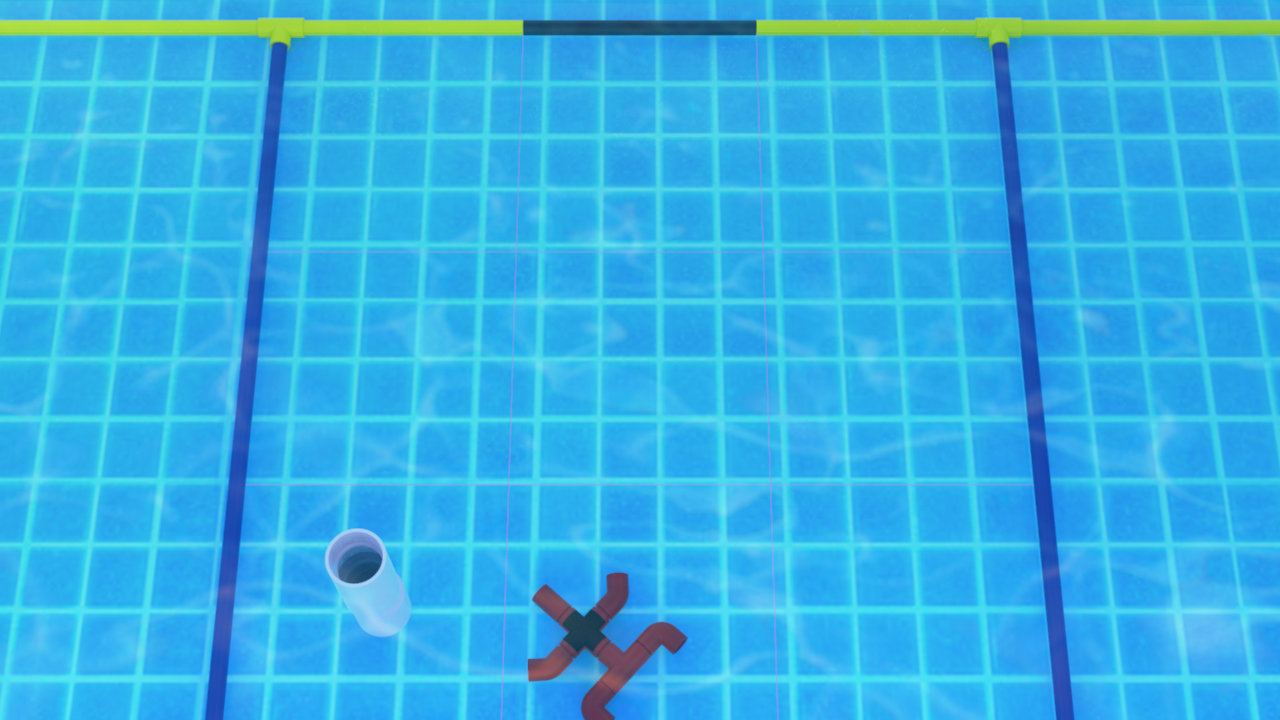
#> input picture mapping/1.jpg, 1280 x 720 px
$ python map.py
#> lines starting #> are read from the running program, lines starting #| are printed output that depends on the picture; after the words box and inside, x2 and y2 are one past the last pixel; in counts of white or black regions, pixels touching at a corner belong together; long printed decimals are rounded
### mapping/lines_distance.py
import cv2
import math
import numpy as np

def get_vertex_count(cnt):
    peri = cv2.arcLength(cnt, True)
    approx = cv2.approxPolyDP(cnt, 0.1 * peri, True)
    return len(approx)

def get_blue_mask(frame):
    hsv = cv2.cvtColor(frame, cv2.COLOR_BGR2HSV)
    lower_blue = np.array([105, 130, 50])
    upper_blue = np.array([130, 255, 200])
    mask = cv2.inRange(hsv, lower_blue, upper_blue)
    ret, thresh = cv2.threshold(mask, 127, 255, 0)
    cv2.imshow("thresh",thresh)
    cv2.waitKey(0)
    return thresh

def get_largest_two_contours(thresh):
    kernel = cv2.getStructuringElement(cv2.MORPH_RECT, (15, 15))
    thresh = cv2.morphologyEx(thresh, cv2.MORPH_CLOSE, kernel)
    cv2.imshow("thresh", thresh)
    contours, hierarchy = cv2.findContours(thresh, cv2.RETR_TREE, cv2.CHAIN_APPROX_SIMPLE)
    contours = [c for c in contours if get_vertex_count(c) == 2]
    largest_two_contours = sorted(contours, key=cv2.contourArea, reverse=True)[:2]
    return largest_two_contours

def get_blue_line_contours(frame):
    # frame = cv2.resize(frame, (600, 400))
    thresh = get_blue_mask(frame)
    return get_largest_two_contours(thresh)

def midpoint(cnt):
    topmost = tuple(cnt[cnt[:, :, 1].argmin()][0])
    bottommost = tuple(cnt[cnt[:, :, 1].argmax()][0])
    mid = (bottommost[0] + topmost[0]) / 2, (bottommost[1] + topmost[1]) / 2
    return mid

def get_distance(cnt1, cnt2):
    m1 = midpoint(cnt1)
    m2 = midpoint(cnt2)
    distance = math.sqrt(pow(m1[0] - m2[0], 2) + pow(m1[1] - m2[1], 2))
    return distance

### mapping/equation.py
import math

class equation:
    def __init__(self, x1, y1, x2, y2):
        self.x1 = x1
        self.y1 = y1
        self.x2 = x2
        self.y2 = y2
        self.Vflag = False
        if x1 == x2 :
            self.slope = 99999999999999999999
            self.Vflag = True
        else:
            self.slope = (y2-y1) / (x2-x1)

        if self.slope == 0 :
            self.theta = - math.pi / 2
        else:
            self.theta = math.atan(-1 / self.slope)
        self.rho = math.sin(self.theta) * (self.y1 - self.slope * self.x1)

    def length(self):
        return math.sqrt((self.y2 - self.y1) ** 2 + (self.x2 - self.x1) ** 2)

    def distance_from(self, line):
        if self.Vflag or line.Vflag :
            return abs(self.x1 - line.x1)

        ## Approch 1
        cx1 = (self.x1 + self.x2) / 2
        cy1 = (self.y1 + self.y2) / 2
        cx2 = (line.x1 + line.x2) / 2
        cy2 = (line.y1 + line.y2) / 2
        a1 =  math.sqrt((cy1 - cy2) ** 2 + (cx1 - cx2) ** 2)

        ## Approch 2
        m = (self.slope + line.slope) / 2
        b1 = self.y1 - m * self.x1
        b2 = line.y1 - m * line.x1
        a2 = abs(b1 - b2) / math.sqrt(m ** 2 + 1)
        return min(a1, a2)

    def y_equal(self, x):
        return self.slope * (x - self.x1) + self.y1


    def x_equal(self, y):
        if self.Vflag : return self.x1
        return (y - self.y1) / self.slope + self.x1

    def is_vertical(self):
        if self.Vflag  or self.slope > 1 or self.slope < -1:
            return True
        return False


    def info(self):
        return self.x1, self.y1, self.x2, self.y2

### mapping/map.py
import numpy as np
from equation import equation
from lines_distance import *
import cv2
import math

def main():

    # to calc time
    e1 = cv2.getTickCount()

    # read image
    image_path = "1.jpg"
    image = cv2.imread(image_path)
#> image is the input picture: shape (720, 1280, 3); mean B, G, R 229.1, 176, 51.9

    # get distance between blue lines
    cnt1, cnt2 = get_blue_line_contours(image)
#> in get_largest_two_contours, `contours, hierarchy = cv2.findContours(thresh, cv2.RETR_TREE, cv2.CHAI..`: contours = 47 contours, 37 with area under 20; largest, box (x1, y1, x2, y2) and area: (992, 43, 1074, 720) 10192, (205, 43, 287, 720) 10033, (337, 546, 382, 583) 774, (566, 647, 594, 669) 144, (558, 624, 572, 646) 116
#> in get_largest_two_contours, `contours = [c for c in contours if get_vertex_count(c) == 2]`: contours = 31 contours, 26 with area under 20; largest, box (x1, y1, x2, y2) and area: (992, 43, 1074, 720) 10192, (205, 43, 287, 720) 10033, (337, 546, 382, 583) 774, (654, 647, 682, 655) 59, (581, 699, 585, 720) 20
#> in get_largest_two_contours, `largest_two_contours = sorted(contours, key=cv2.contourArea, reverse=T..`: largest_two_contours = 2 contours; box (x1, y1, x2, y2) and area: (992, 43, 1074, 720) 10192, (205, 43, 287, 720) 10033
#> cnt1 = contour of 272 points, box (x1, y1, x2, y2) (992, 43, 1074, 720), area 10192; cnt2 = contour of 272 points, box (x1, y1, x2, y2) (205, 43, 287, 720), area 10033
    distance = get_distance(cnt1, cnt2)
#> in midpoint, `topmost = tuple(cnt[cnt[:, :, 1].argmin()][0])`: topmost = (997, 43)
#> in midpoint, `bottommost = tuple(cnt[cnt[:, :, 1].argmax()][0])`: bottommost = (1056, 719)
#> in midpoint, `mid = (bottommost[0] + topmost[0]) / 2, (bottommost[1] + topmost[1]) / 2`: mid = (1026.5, 381)
#> in get_distance, `m2 = midpoint(cnt2)`: m2 = (240, 381)
#> in get_distance, `distance = math.sqrt(pow(m1[0] - m2[0], 2) + pow(m1[1] - m2[1], 2))`: distance = 786.5
#> distance = 786.5
    print("distance between blue lines: "+ str(distance))
#| distance between blue lines: 786.5

    # image = cv2.resize(image, (image.shape[1] * 2, image.shape[0] * 2), interpolation=cv2.INTER_LINEAR)

    # init output photo
    # 40 is a factor to increase image resolution
    output = np.zeros((6*40, 18*40, 3))
    output[output == 0] = 255
    for i in range(4):
        cv2.line(output, (0 ,i * 2 *40), (19 *40, i * 2 *40), (0,0,0), 10)
    for i in range(10):
        cv2.line(output, (i * 2 *40, 0), (i * 2 *40 , 6 *40), (0,0,0), 10)

    # filters
    gray = cv2.cvtColor(image, cv2.COLOR_BGR2GRAY)
    edges = cv2.Canny(gray, 50, 150, apertureSize=3)
    kernal = np.ones((3,3), np.uint8)
    edges = cv2.dilate(edges, kernal, iterations=2)
    kernal = np.ones((5,5), np.uint8)
    edges = cv2.erode(edges, kernal, iterations=1)
    # edges = cv2.bilateralFilter(edges,20, 00, 100)
    # cv2.imshow("after filters", edges)
    # cv2.imshow("canny", edges)

    # detect lines
    lines = cv2.HoughLinesP(edges, 1, np.pi/180, 90, minLineLength= 50 ,maxLineGap=100)
#> lines = 22 rows, first 6: [758, 19, 1279, 19], [215, 35, 755, 35], [521, 20, 835, 20], [222, 540, 259, 179], [1022, 204, 1058, 556], [207, 690, 242, 350]

    # delete lines
    for i in range(len(lines)):
        for x1, y1, x2, y2 in lines[i]:
            cv2.line(edges, (x1,y1), (x2, y2), (0,255,0), 7)
#> this loop made 22 passes
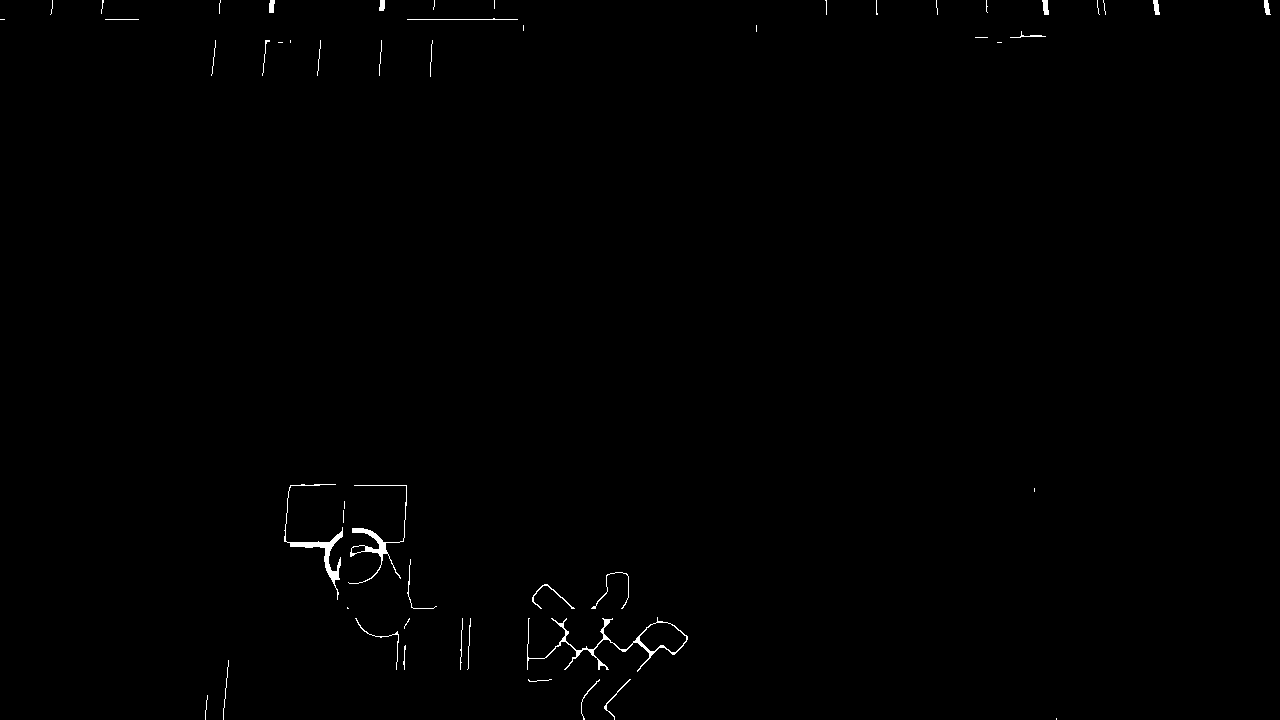
#> edges: shape (720, 1280); 0.43% white; 52 white regions (24 under 20 px), largest, box (x1, y1, x2, y2) and area: (527, 617, 688, 672) 818, (284, 484, 343, 600) 713, (348, 485, 407, 584) 605
    # cv2.imshow("lines", edges)
    img_shape = np.ones(edges.shape)
    edges[img_shape == 0] = 0
    # cv2.imshow("edges deleted", edges)


    print("Number of lines = " + str(len(lines)))
#| Number of lines = 22
    lines2 = reduce_lines(lines)
#> the loop in reduce_lines, `for line in lines:` made 22 passes
#> after the loop in reduce_lines, `for line in lines:`: lines_equs = 22 items
#> the loop in reduce_lines, `for line1 in lines_equs:` made 9 passes
#> after the loop in reduce_lines, `for line1 in lines_equs:`: lines_equs = 9 items
#> the loop in reduce_lines, `for line1 in lines_equs:` made 6 passes
#> after the loop in reduce_lines, `for line1 in lines_equs:`: lines_equs = 6 items
#> lines2 = 6 items
    print("Number of redued lines = " + str(len(lines2)))
#| Number of redued lines = 6

    y_equs , x_equs = classify(lines2)
#> the loop in classify, `for line in lines:` made 6 passes
#> after the loop in classify, `for line in lines:`: Hequs = 3 items
#> y_equs = 3 items; x_equs = 3 items
    for i in range(len(y_equs)):
        x1, y1, x2, y2 =  y_equs[i].info()
#> this loop made 3 passes
#> (x1, y1, x2, y2) on passes 1 to 3: (215, 35, 755, 35), (344, 613, 656, 613), (338, 674, 634, 674)
        # print(x1, y1, x2, y2)
        # cv2.line(image, (x1,y1), (x2, y2), (0,255,0), 3)
    for i in range(len(x_equs)):
        x1, y1, x2, y2 =  x_equs[i].info()
#> this loop made 3 passes
#> (x1, y1, x2, y2) on passes 1 to 3: (222, 540, 259, 179), (337, 673, 350, 487), (1022, 204, 1058, 556)
        # print(x1, y1, x2, y2)
        # cv2.line(image, (x1,y1), (x2, y2), (0,255,0), 3)
    # cv2.imshow("edges deleted", image)
    print("Number of Horizontal lines = " + str(len(y_equs)))
#| Number of Horizontal lines = 3
    print("Number of Vertical lines = " + str(len(x_equs)))
#| Number of Vertical lines = 3


    ## find grids by colors
    # convert to hsv
    hsv = cv2.cvtColor(image, cv2.COLOR_BGR2HSV)
    ## yellow squares
    lower_yellow = np.array([20, 100, 100])
    upper_yellow = np.array([30, 255, 255])
    mask_yellow = cv2.inRange(hsv, lower_yellow, upper_yellow)

    yellow_img = cv2.bitwise_and(image, image, mask= mask_yellow)
    # cv2.imshow("after mask", yellow_img)
    # find contours
    yellow_img = cv2.cvtColor(yellow_img, cv2.COLOR_BGR2GRAY)
    contours, _ = cv2.findContours(yellow_img, 1, 2)
#> contours = []
    print("Number of squares = " + str(len(contours)))
#| Number of squares = 0
    # for i in range(len(contours)):
    #     cv2.drawContours(image, contours, i, (0,0,255), 2)
    # TODO
    # compaere with 90% from points
    for contour in contours :
        x = contour[0][0][0]
        y = contour[0][0][1]
        x_grid = 0
        y_grid = 0
        for i in range(len(y_equs) - 1) :
            if y > y_equs[i].y_equal(x) and y < y_equs[i+1].y_equal(x) :
                break
            y_grid += 1
        for i in range(len(x_equs) - 1) :
            if x > x_equs[i].x_equal(y) and x < x_equs[i+1].x_equal(y) :
                break
            x_grid += 1
        cv2.circle(output, (x_grid*80 + 40, y_grid*80 + 40), 10, (0,255,255), 20)
        print( " x = " + str(x_grid) + "  y = " + str(y_grid) + "  shape: Square" )
#> this loop made 0 passes

    ## red stars
    lower_red = np.array([150,100,100])
    upper_red = np.array([179,255,255])
    mask_red = cv2.inRange(hsv, lower_red, upper_red)

    red_img = cv2.bitwise_and(image, image, mask= mask_red)
    # cv2.imshow("after mask", red_img)

    red_img = cv2.cvtColor(red_img, cv2.COLOR_BGR2GRAY)
#> red_img: shape (720, 1280)
    contours, _ = cv2.findContours(red_img, 1, 2)
#> contours = 29 contours, 25 with area under 20; largest, box (x1, y1, x2, y2) and area: (528, 660, 556, 678) 142, (595, 672, 619, 693) 139, (630, 646, 643, 660) 30, (553, 667, 563, 675) 21
    print("Number of stars = " + str(len(contours)))
#| Number of stars = 29
    # for i in range(len(contours)):
    #     cv2.drawContours(image, contours, i, (0,0,255), 2)
    for contour in contours :
        x = contour[0][0][0]
        y = contour[0][0][1]
        x_grid = 0
        y_grid = 0
        for i in range(len(y_equs) - 1) :
            if y > y_equs[i].y_equal(x) and y < y_equs[i+1].y_equal(x) :
                break
            y_grid += 1
        for i in range(len(x_equs) - 1) :
            if x > x_equs[i].x_equal(y) and x < x_equs[i+1].x_equal(y) :
                break
            x_grid += 1
        cv2.circle(output, (x_grid*80 + 40, y_grid*80 + 40), 10, (255,0,0), 20)
        print( " x = " + str(x_grid) + "  y = " + str(y_grid) + "  shape: Star" )
#> this loop made 29 passes
#> (x, y) on passes 2, 4, 5, 6: (616, 685), (620, 682), (601, 679), (547, 676)
#> (printed output is left out)
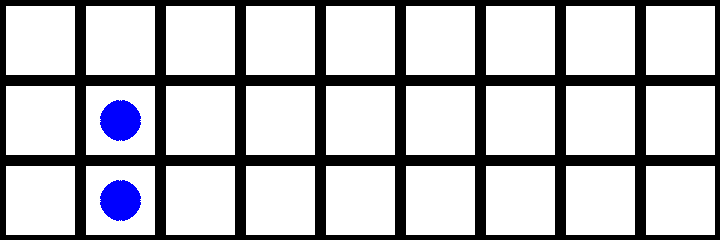
#> output: shape (240, 720, 3) float64; mean of channels 0, 1, 2 189.7, 185.9, 185.9; drawn as B, G, R

    ## black clony
    lower_black = np.array([0, 0, 0])
    upper_black = np.array([180, 255, 30])
    mask_black = cv2.inRange(hsv, lower_black, upper_black)

    black_img = cv2.bitwise_and(image, image, mask= mask_black)


    black_img = cv2.cvtColor(black_img, cv2.COLOR_BGR2GRAY)
    # cv2.imshow("after mask", black_img)
    contours, _ = cv2.findContours(black_img, 1, 2)
#> contours = []
    print("Number of clonies = " + str(len(contours)))
#| Number of clonies = 0
    # for i in range(len(contours)):
    #     cv2.drawContours(image, contours, i, (0,0,255), 2)
    for contour in contours :
        x = contour[0][0][0]
        y = contour[0][0][1]
        x_grid = 0
        y_grid = 0
        for i in range(len(y_equs) - 1) :
            if y > y_equs[i].y_equal(x) and y < y_equs[i+1].y_equal(x) :
                break
            y_grid += 1
        for i in range(len(x_equs) - 1) :
            if x > x_equs[i].x_equal(y) and x < x_equs[i+1].x_equal(y) :
                break
            x_grid += 1
        # cv2.circle(output, (x_grid*80 + 40, y_grid*80 + 40), 10, (0,0,255), 20)
        print( " x = " + str(x_grid) + "  y = " + str(y_grid) + "  shape: clony" )

    ## white circle
    lower_white = np.array([0, 0, 200])
    upper_white = np.array([180, 255, 255])
    mask_white = cv2.inRange(hsv, lower_white, upper_white)

    white_img = cv2.bitwise_and(image, image, mask= mask_white)
    # cv2.imshow("after mask", white_img)

    white_img = cv2.cvtColor(white_img, cv2.COLOR_BGR2GRAY)
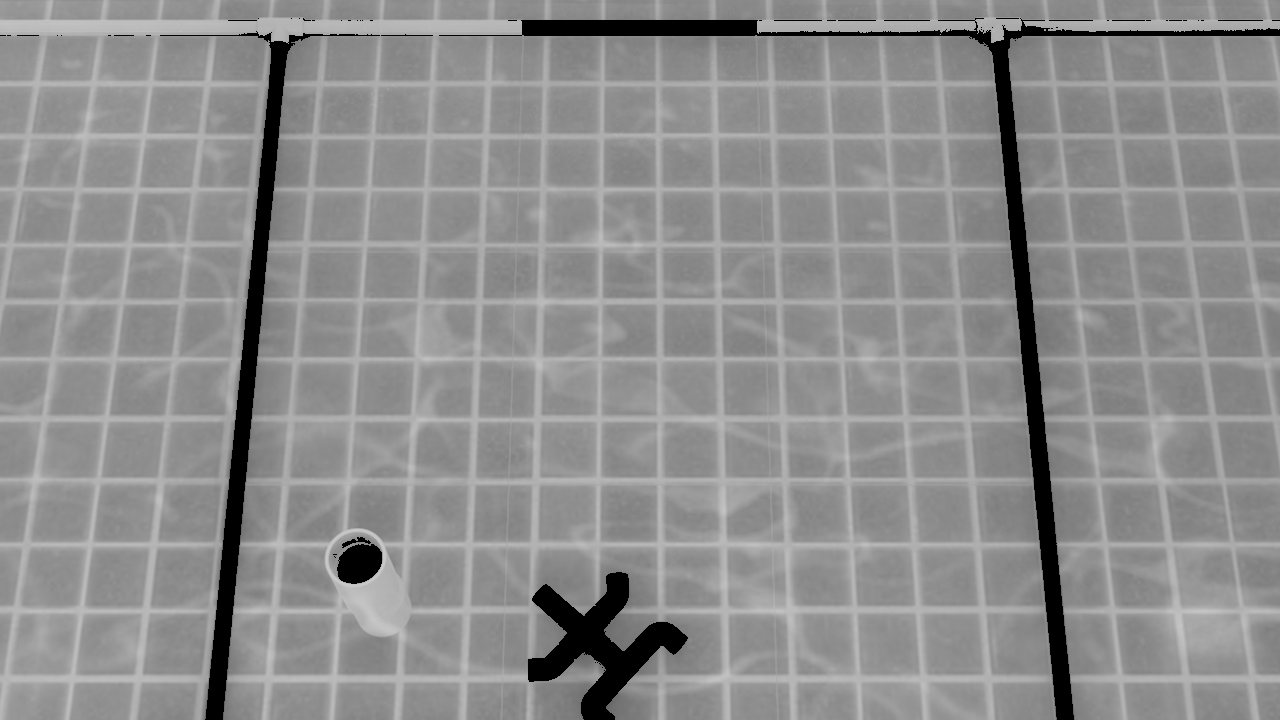
#> white_img: shape (720, 1280); min 0, max 200, mean 141.2
    contours, _ = cv2.findContours(white_img, 1, 2)
#> contours = 75 contours, 57 with area under 20; largest, box (x1, y1, x2, y2) and area: (0, 0, 1280, 720) 716352, (1008, 36, 1280, 720) 163152, (336, 543, 383, 585) 1462, (438, 34, 523, 37) 166, (341, 536, 372, 549) 141
    print("Number of circles = " + str(len(contours)))
#| Number of circles = 75
    # for i in range(len(contours)):
    #     cv2.drawContours(image, contours, i, (0,0,255), 2)
    for contour in contours :
        x = contour[0][0][0]
        y = contour[0][0][1]
        x_grid = 0
        y_grid = 0
        for i in range(len(y_equs) - 1) :
            if y > y_equs[i].y_equal(x) and y < y_equs[i+1].y_equal(x) :
                break
            y_grid += 1
        for i in range(len(x_equs) - 1) :
            if x > x_equs[i].x_equal(y) and x < x_equs[i+1].x_equal(y) :
                break
            x_grid += 1
        # cv2.circle(output, (x_grid*80 + 40, y_grid*80 + 40), 10, (0,255,0), 20)
        print( " x = " + str(x_grid) + "  y = " + str(y_grid) + "  shape: circle" )
#> this loop made 75 passes
#> (contour, x, y) on passes 1 to 4: ([[603, 670], [604, 669], [605, 670], [604, 671]], 603, 670), ([[601, 667], [602, 666], [603, 667], [602, 668]], 601, 667), ([[599, 664], [600, 663], [601, 664], [600, 665]], 599, 664), ([[598, 663], [599, 662], [600, 663], [599, 664]], 598, 663)
#> (printed output is left out)

    e2 = cv2.getTickCount()
    time = (e2 - e1) / cv2.getTickFrequency()
    print (time)
#| 1.202
    # output = cv2.resize(output, (output.shape[1], output.shape[0]), interpolation=cv2.INTER_LINEAR)
    cv2.imshow("Output", output)
    cv2.waitKey(0)
    cv2.destroyAllWindows()
    # cv2.imshow("Img", edges)
    # cv2.waitKey(0)

def reduce_lines(lines):
    max_tolorence = 1
    max_distance = 55
    lines_equs = []
    for line in lines:
        lines_equs.append(equation(line[0][0], line[0][1], line[0][2], line[0][3]))
    lines_equs = sorted(lines_equs, key= lambda x : x.length(), reverse=True)
    for line1 in lines_equs:
        for line2 in lines_equs:
            if line1 != line2 and abs(line1.slope - line2.slope) < max_tolorence :
                if(line1.distance_from(line2) < max_distance):
                    lines_equs.remove(line2)
    for line1 in lines_equs:
        for line2 in lines_equs:
            if line1 != line2 and abs(line1.rho - line2.rho) < 30 and abs(line1.theta - line2.theta) < 1 :
                lines_equs.remove(line2)
    return lines_equs


def classify(lines):
    Hequs = []
    Vequs = []
    for line in lines:
        if line.is_vertical():
            Vequs.append(line)
        else:
            Hequs.append(line)
    Hequs = sorted(Hequs, key= lambda x : x.y1)
    Vequs = sorted(Vequs, key= lambda x : x.x1)
    return Hequs, Vequs

if __name__ == "__main__":
    main()
